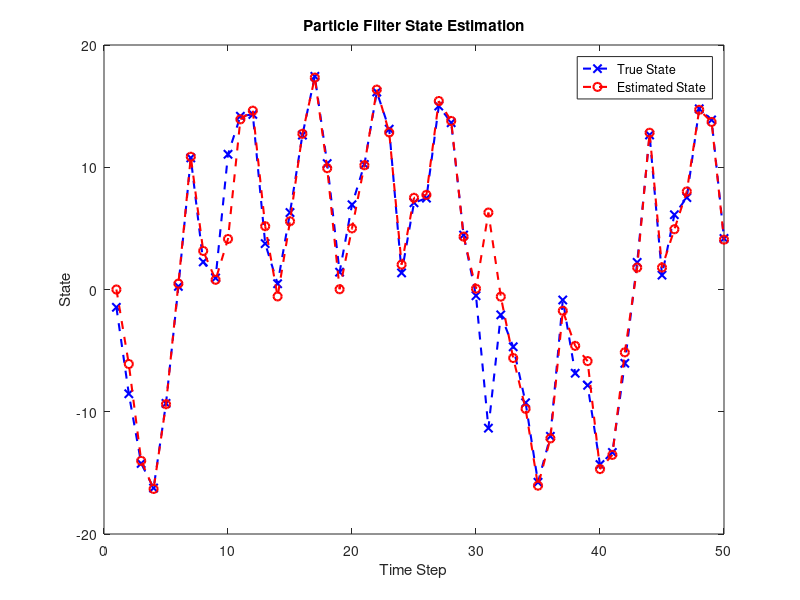

MATLAB code for this plot:
clc; clear; close all;

%% System parameters
N = 100;  % Number of particles
T = 50;    % Number of time steps
Q = 1;     % Process noise variance
R = 0.1;   % Measurement noise variance

%% Initialize state and particles
x_true = zeros(1, T);  % True states
y_meas = zeros(1, T);  % Measurements
particles = randn(N, 1);  % Initial particles
weights = ones(N, 1) / N; % Initial weights

%% Simulate system and measurements
x_true(1) = randn;  % Initial state
y_meas(1) = (1/20) * x_true(1)^2 + sqrt(R) * randn;

for k = 2:T
    % System dynamics
    x_true(k) = (1/2) * x_true(k-1) + (25 * x_true(k-1)) / (1 + x_true(k-1)^2) + 8 * cos(1.2 * (k-1)) + sqrt(Q) * randn;
    % Measurement equation
    y_meas(k) = (1/20) * x_true(k)^2 + sqrt(R) * randn;
end

%% Particle filter
x_est = zeros(1, T);  % Estimated states
for k = 2:T
    % Predict step: Sample from state transition
    particles = (1/2) * particles + (25 * particles) ./ (1 + particles.^2) + 8 * cos(1.2 * (k-1)) + sqrt(Q) * randn(N, 1);
    
    % Compute weights based on measurement likelihood
    weights = exp(-0.5 * ((y_meas(k) - (1/20) * particles.^2).^2) / R);
    weights = weights / sum(weights);  % Normalize
    
    % Resample using systematic resampling
    indices = randsample(1:N, N, true, weights);
    particles = particles(indices);
    weights = ones(N, 1) / N;  % Reset weights after resampling
    
    % Estimate state as mean of particles
    x_est(k) = mean(particles);
end

%% Plot results
figure;
plot(1:T, x_true, '--xb', 'LineWidth', 1.5); hold on;
plot(1:T, x_est, '--or', 'LineWidth', 1.5);
legend('True State', 'Estimated State');
xlabel('Time Step'); ylabel('State');
title('Particle Filter State Estimation');
